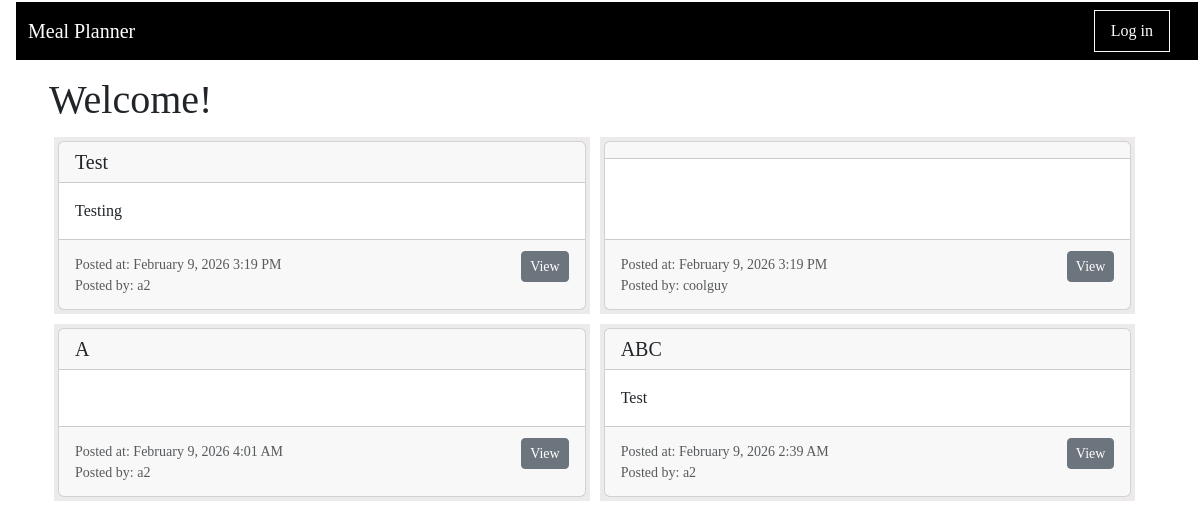
The page /index on the database as committed earlier.
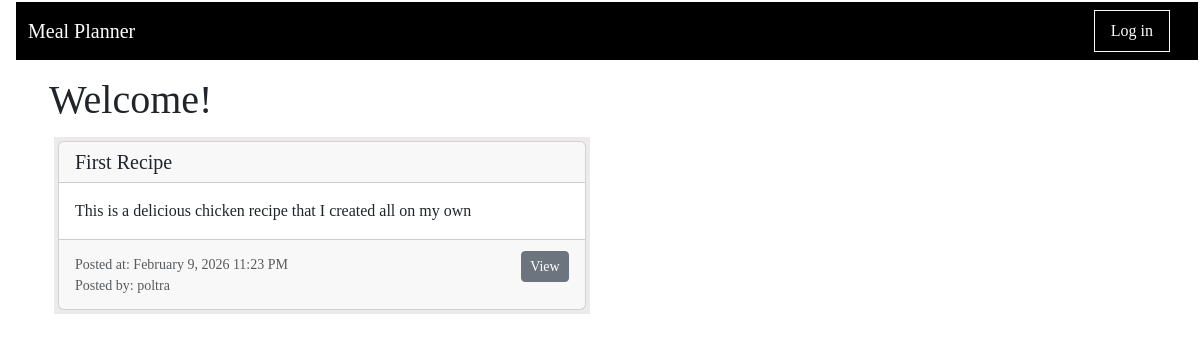
The same page on the database as committed later.
### app/main/models.py (models this page shows, shortened)
class Recipe(db.Model):
    id : sqlo.Mapped[int] = sqlo.mapped_column(primary_key=True)
    title : sqlo.Mapped[str] = sqlo.mapped_column(sqla.String(150), default="")
    description: sqlo.Mapped[str] = sqlo.mapped_column(sqla.String(1500), default="")
    servingSize : sqlo.Mapped[float] = sqlo.mapped_column(sqla.Float, default=0)
    estimatedTime : sqlo.Mapped[str] = sqlo.mapped_column(sqla.String(25), default="")
    steps : sqlo.Mapped[str] = sqlo.mapped_column(sqla.String, default="")
    timestamp : sqlo.Mapped[Optional[datetime]] = sqlo.mapped_column(default = lambda : datetime.now(timezone.utc))
    is_draft : sqlo.Mapped[bool] = sqlo.mapped_column(sqla.Boolean, default=True)
    user_id : sqlo.Mapped[int] = sqlo.mapped_column(sqla.ForeignKey('user.id'))
    writer : sqlo.Mapped['User'] = sqlo.relationship(back_populates='written_recipes')
    tags: sqlo.WriteOnlyMapped['Tag'] = sqlo.relationship(
        secondary=recipe_tags_table, primaryjoin=(recipe_tags_table.c.recipe_id == id),back_populates='recipes', passive_deletes=True)
    recipe_saved_by_users : sqlo.WriteOnlyMapped['User'] = sqlo.relationship(
        secondary=saved_recipes_table,
        primaryjoin=(saved_recipes_table.c.recipe_id == id),
        back_populates='users_saved_recipes'
    )
    ingredients_used: sqlo.WriteOnlyMapped['RecipeIngredientUse'] = sqlo.relationship(back_populates='recipe_usecase_recipe')
    def get_tags(self):
        return db.session.scalars(self.tags.select()).all()

class User(db.Model, UserMixin):
    id: sqlo.Mapped[int] = sqlo.mapped_column(primary_key=True)
    first_name: sqlo.Mapped[str] = sqlo.mapped_column(sqla.String(64))
    last_name: sqlo.Mapped[str] = sqlo.mapped_column(sqla.String(64))
    username: sqlo.Mapped[str] = sqlo.mapped_column(sqla.String(64))
    email: sqlo.Mapped[str] = sqlo.mapped_column(sqla.String(120))
    password_hash: sqlo.Mapped[str] = sqlo.mapped_column(sqla.String(256))
    is_certified: sqlo.Mapped[bool] = sqlo.mapped_column(sqla.Boolean, default=False)
    written_recipes: sqlo.WriteOnlyMapped['Recipe'] = sqlo.relationship(back_populates='writer')
    users_saved_recipes : sqlo.WriteOnlyMapped['Recipe'] = sqlo.relationship(
        secondary=saved_recipes_table,
        primaryjoin=(saved_recipes_table.c.user_id == id),
        back_populates='recipe_saved_by_users'
    )
    curr_ingredients: sqlo.WriteOnlyMapped['UserIngredientListUse'] = sqlo.relationship(back_populates='userlist_user')

### app/main/routes.py (the view)
@bp_main.route('/', methods=['GET'])
@bp_main.route('/index', methods=['GET', 'POST'])
def index():
    empty_form = EmptyForm()
    if request.method == 'GET':
        recipes = sqla.select(Recipe).order_by(Recipe.timestamp.desc())
    all_recipes  = db.session.scalars(recipes).all()
    return render_template('index.html', title="", recipes=all_recipes, form=empty_form)

### app/main/forms.py
class EmptyForm(FlaskForm):
    submit = SubmitField('Submit')

### meal_planner.py (called while the page is built)
@app.before_request
def initDB(*args, **kwargs):
    if app._got_first_request:
        db.create_all()

### app/main/templates/index.html
{% extends "base.html" %}
{% import 'bootstrap_wtf.html' as wtf %}
{% block content %}
<div class="d-flex justify-content-between align-items-center">
    <h1 >Welcome!</h1>
</div>
    <div class="recipelist">
        {% for recipe in recipes %}
            <div class="recipe-box">{% include '_recipe.html' %} </div>
        {% endfor %}
    </div>
{% endblock %}

### app/main/templates/base.html (shortened to what this page needs)
<html>
    <head>
       <link
            href="https://cdn.jsdelivr.net/npm/bootstrap@5.3.2/dist/css/bootstrap.min.css"
            rel="stylesheet"
>
       <link rel="stylesheet" href="{{ url_for('static', filename='css/main.css') }}">
       <head>{{ moment.include_moment() }}</head>
    </head>
    <body>
        <nav class = "navbar navbar-dark navbar-expand-lg" style="background-color: black;">
            <div class="container-fluid">
                <a class="navbar-brand" href="{{ url_for('main.index') }}">Meal Planner</a>
                <div class="collapse navbar-collapse" id="navbarSupportedContent">
                    <ul class="navbar-nav ms-auto mb-2 mb-lg-0 align-items-center">
                        {% if not current_user.is_anonymous %}
                            <li class="nav-item border border-light px-2 me-3 " >
                            </li>
                            <li class="nav-item border border-light px-2 me-3 " >
                            </li>
                            <li class="nav-item border border-light px-2 me-3 " >
                                <a class="nav-link text-white" aria-current="page" href="{{ url_for('main.display_profile') }}">Profile</a>
                            </li>
                            <li class="nav-item border border-light px-2 me-3 " >
                                <a class="nav-link text-white" aria-current="page" href="{{ url_for('auth.logout') }}">Log out</a>
                            </li>
                            <li class="nav-item me-3">
                                <span class="navbar-text text-light">
                                    Current user is: <strong>{{ current_user.first_name }}</strong>
                                </span>
                            </li>
                        {% else %}
                            <li class="nav-item border border-light px-2 me-3 " >
                                <a class="nav-link text-white" aria-current="page" href="{{ url_for('auth.login') }}">Log in</a>
                            </li>
                        {% endif %}
                    </ul>
                </div>
            </div>
        </nav>
        <div class="container mt-3">
            {% block content %}{% endblock %}
        </div>
    </body>
</html>

### app/main/templates/_recipe.html (shortened to what this page needs)
<div id="recipe-{{recipe.id}}" class="card">
        <div class="card-header">
            <h5 class="card-title mb-0">{{ recipe.title }}</h5>
        </div>
        <div class="card-body">
            <p class="card-text">{{ recipe.description }}</p>
        </div>
        <div class="card-footer">
            <div>
                <small class="text-muted">Posted at: {{ moment(recipe.timestamp).format('LLL') }}</small>
                <br>
                <small class="text-muted">Posted by: {{ recipe.writer.username }}</small>
            </div>
            <div>
                <form action="{{ url_for('main.viewRecipe', recipe_id=recipe.id) }}" method="get">
                        <input type="submit" value="View" class="btn btn-secondary btn-sm" style="width: 100%">
                </form>
            </div>
        </div>
</div>

### app/static/css/main.css (style rules this page uses)
body { margin: 1px 1px 1px 15px; padding: 1px; font-family: Tahoma; text-align: left; }
.recipelist { display: flex; flex-wrap: wrap; }
.recipe-box { display: flex; justify-content: center; align-items: center; background-color: #eceaea; margin: 5px; padding: 4px 4px 4px 4px; }
@media screen and (min-width: 1200px) { .recipe-box { width: 32%; } }
@media screen and (min-width: 800px) and (max-width: 1200px) { .recipe-box { width: 48%; } }
.card { width: 100%; height: 100%; }
.card-footer { display: flex; justify-content: space-between; align-items: center; min-height: 70px; }

Rows that differ between the two databases and show on the page:
removed Recipe: title "Test", description "Testing", timestamp "February 9, 2026 3:19 PM", writer.username "a2"
removed Recipe: timestamp "February 9, 2026 3:19 PM", writer.username "coolguy"
removed Recipe: title "A", timestamp "February 9, 2026 4:01 AM", writer.username "a2"
removed Recipe: title "ABC", description "Test", timestamp "February 9, 2026 2:39 AM", writer.username "a2"
added Recipe: title "First Recipe", description "This is a delicious chicken recipe that I created all on my own", timestamp "February 9, 2026 11:23 PM", writer.username "poltra"
